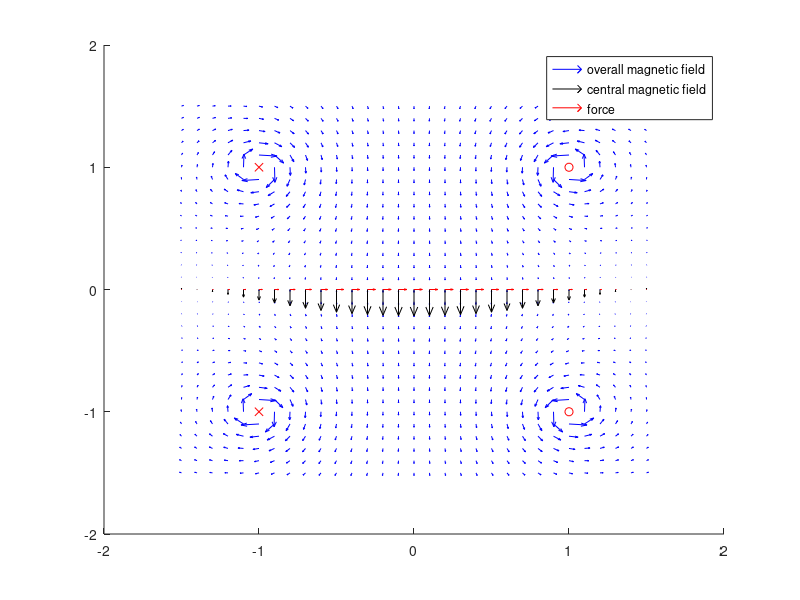

The MATLAB source for this figure:
dist = 1.5;
resolution = 0.1 ;
xRange = -dist:resolution:dist;
yRange = -dist:resolution:dist;

[X,Y] = meshgrid(xRange,yRange);

morewires = 'Y';
xPos = [];
yPos = [];
wI = [];


% Wires
xPos = [1 1 -1 -1]; %outwards is positive
yPos = [1 -1 -1 1];
wI = [1 1 -1 -1] ;

Bx = zeros(size(X));
By = zeros(size(Bx));
Pot = zeros(size(Bx));

for ii=1:length(xPos),
    I = wI(ii);
    x = xPos(ii);
    y = yPos(ii);
    
    r = ( (X-x).^2+ (Y-y).^2 ).^0.5 ;
%     r(r<0.05) = 0.05;
    
    B = I./ r;
    Bx = Bx - B .* ((Y-y)./ r );
    By = By + B .* ((X-x)./ r );
    
    
    
end



% Y0 = (Y==0); 
% By0 = By.*Y0 ;
% Bx0 = Bx.*Y0;

ind = find(Y==0);
Byind = By(ind) ;
Bxind = Bx(ind);
Xind = X(ind);
Yind = Y(ind);


Fx = -Byind;
Fy = Bxind;


% figure
% hold on
% title('Total Magnetic Field');
% quiver(X,Y,Bx,By, 'k')
% plot(xPos(1:2),yPos(1:2),'ro');
% plot(xPos(3:4),yPos(3:4),'rx');
% colormap hsv
% hold off
% 
% 
% figure
% hold on
% title('Magnetic Field at center');
% quiver(X,Y,Bx0,By0, 'k')
% plot(xPos(1:2),yPos(1:2),'ro');
% plot(xPos(3:4),yPos(3:4),'rx');
% colormap hsv;
% hold off



figure
hold on
quiver(X,Y,Bx,By, 'b');
quiver(Xind,Yind,Bxind,Byind, .4 , 'k');
quiver(Xind,Yind,Fx,Fy, .1, 'r')
colormap hsv
plot(xPos(1:2),yPos(1:2),'ro');
plot(xPos(3:4),yPos(3:4),'rx');
% colorbar vert;
legend('overall magnetic field', 'central magnetic field', 'force');
hold off


